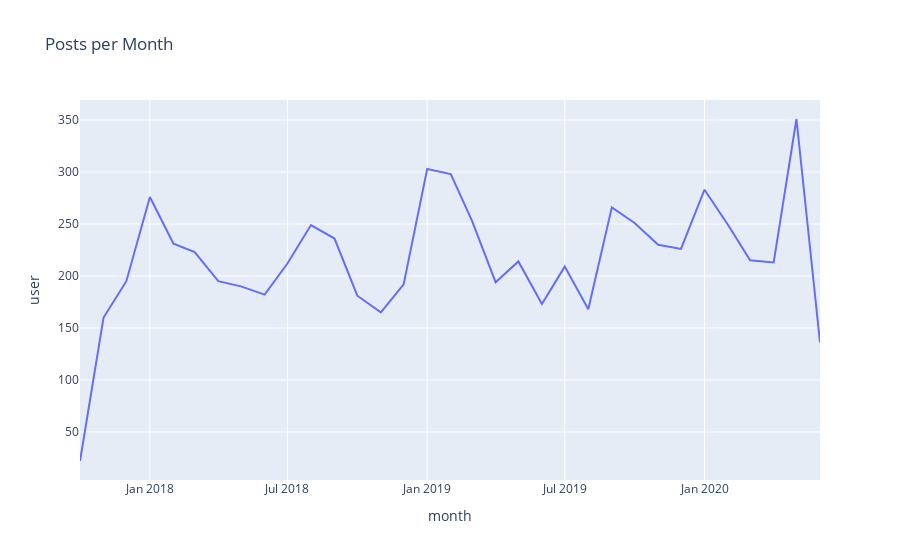

Here is the notebook cell this chart was saved with:
### Code cell
posts_per_month = ynab.groupby("month").count().reset_index()[["month", "user"]]
posts_per_month

fig = px.line(posts_per_month, x="month", y="user", title="Posts per Month")
fig.show()

monthly_diff = posts_per_month.diff().loc[1:,]
monthly_diff["z_score"] = stats.zscore(monthly_diff.user)
monthly_diff.loc[monthly_diff.z_score > 2]

### Figure 1 — Plotly figure (JSON) as saved in the notebook; plotly's stock layout.template omitted (floating-point values rounded to 4 significant figures)
{"data": [{"hovertemplate": "month=%{x}<br>user=%{y}<extra></extra>", "legendgroup": "", "line": {"color": "#636efa", "dash": "solid"}, "mode": "lines", "name": "", "orientation": "v", "showlegend": false, "type": "scatter", "x": ["2017-10-01T00:00:00", "2017-11-01T00:00:00", "2017-12-01T00:00:00", "2018-01-01T00:00:00", "2018-02-01T00:00:00", "2018-03-01T00:00:00", "2018-04-01T00:00:00", "2018-05-01T00:00:00", "2018-06-01T00:00:00", "2018-07-01T00:00:00", "2018-08-01T00:00:00", "2018-09-01T00:00:00", "2018-10-01T00:00:00", "2018-11-01T00:00:00", "2018-12-01T00:00:00", "2019-01-01T00:00:00", "2019-02-01T00:00:00", "2019-03-01T00:00:00", "2019-04-01T00:00:00", "2019-05-01T00:00:00", "2019-06-01T00:00:00", "2019-07-01T00:00:00", "2019-08-01T00:00:00", "2019-09-01T00:00:00", "2019-10-01T00:00:00", "2019-11-01T00:00:00", "2019-12-01T00:00:00", "2020-01-01T00:00:00", "2020-02-01T00:00:00", "2020-03-01T00:00:00", "2020-04-01T00:00:00", "2020-05-01T00:00:00", "2020-06-01T00:00:00"], "xaxis": "x", "y": [22, 160, 195, 276, 231, 223, 195, 190, 182, 212, 249, 236, 181, 165, 192, 303, 298, 253, 194, 214, 173, 209, 168, 266, 251, 230, 226, 283, 249, 215, 213, 351, 136], "yaxis": "y"}], "layout": {"legend": {"tracegroupgap": 0}, "title": {"text": "Posts per Month"}, "xaxis": {"anchor": "y", "domain": [0, 1], "title": {"text": "month"}}, "yaxis": {"anchor": "x", "domain": [0, 1], "title": {"text": "user"}}}}
